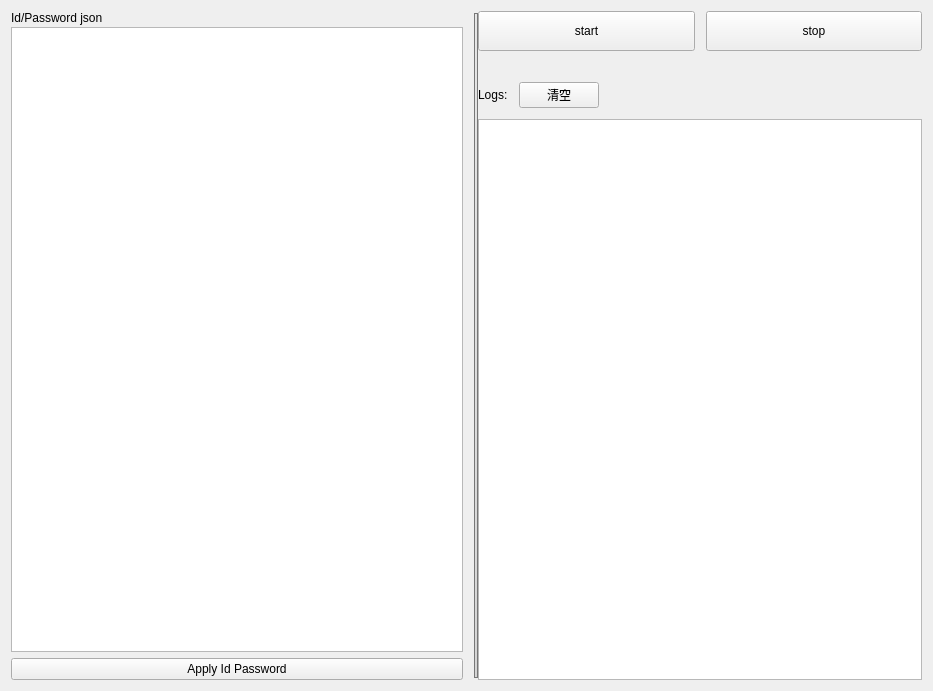
<?xml version="1.0" encoding="UTF-8"?>
<ui version="4.0">
 <class>Form</class>
 <widget class="QWidget" name="Form">
  <property name="geometry">
   <rect>
    <x>0</x>
    <y>0</y>
    <width>933</width>
    <height>691</height>
   </rect>
  </property>
  <property name="windowTitle">
   <string>Form</string>
  </property>
  <layout class="QVBoxLayout" name="verticalLayout_3">
   <item>
    <widget class="QSplitter" name="splitter">
     <property name="styleSheet">
      <string notr="true">QSplitter::handle:horizontal {
background: qlineargradient(x1:0, y1:0, x2:1, y2:1, stop:0 #eee, stop:1 #ccc);
border: 1px solid #777;
width: 13px;
margin-top: 2px;
margin-bottom: 2px;
border-radius: 4px;
}</string>
     </property>
     <property name="orientation">
      <enum>Qt::Horizontal</enum>
     </property>
     <property name="childrenCollapsible">
      <bool>false</bool>
     </property>
     <widget class="QWidget" name="verticalLayoutWidget">
      <layout class="QVBoxLayout" name="verticalLayout">
       <property name="rightMargin">
        <number>11</number>
       </property>
       <item>
        <layout class="QVBoxLayout" name="verticalLayout_9">
         <property name="spacing">
          <number>2</number>
         </property>
         <item>
          <widget class="QLabel" name="label">
           <property name="text">
            <string>Id/Password json</string>
           </property>
          </widget>
         </item>
         <item>
          <widget class="QTextEdit" name="textEdit_json"/>
         </item>
        </layout>
       </item>
       <item>
        <widget class="QPushButton" name="pushButton_apply">
         <property name="text">
          <string>Apply Id Password</string>
         </property>
        </widget>
       </item>
      </layout>
     </widget>
     <widget class="QWidget" name="widget" native="true">
      <property name="minimumSize">
       <size>
        <width>200</width>
        <height>0</height>
       </size>
      </property>
      <layout class="QVBoxLayout" name="verticalLayout_2">
       <property name="spacing">
        <number>11</number>
       </property>
       <property name="topMargin">
        <number>0</number>
       </property>
       <property name="bottomMargin">
        <number>0</number>
       </property>
       <item>
        <layout class="QHBoxLayout" name="horizontalLayout">
         <property name="bottomMargin">
          <number>20</number>
         </property>
         <item>
          <widget class="QPushButton" name="pushButton_start">
           <property name="minimumSize">
            <size>
             <width>0</width>
             <height>40</height>
            </size>
           </property>
           <property name="text">
            <string>start</string>
           </property>
          </widget>
         </item>
         <item>
          <widget class="QPushButton" name="pushButton_stop">
           <property name="minimumSize">
            <size>
             <width>0</width>
             <height>40</height>
            </size>
           </property>
           <property name="text">
            <string>stop</string>
           </property>
           <property name="autoRepeatDelay">
            <number>300</number>
           </property>
          </widget>
         </item>
        </layout>
       </item>
       <item>
        <layout class="QHBoxLayout" name="horizontalLayout_2">
         <property name="leftMargin">
          <number>0</number>
         </property>
         <item>
          <widget class="QLabel" name="label_2">
           <property name="text">
            <string>Logs:</string>
           </property>
          </widget>
         </item>
         <item>
          <widget class="QPushButton" name="pushButton_clear">
           <property name="sizePolicy">
            <sizepolicy hsizetype="Fixed" vsizetype="Fixed">
             <horstretch>0</horstretch>
             <verstretch>0</verstretch>
            </sizepolicy>
           </property>
           <property name="text">
            <string>清空</string>
           </property>
          </widget>
         </item>
         <item>
          <spacer name="horizontalSpacer">
           <property name="orientation">
            <enum>Qt::Horizontal</enum>
           </property>
           <property name="sizeHint" stdset="0">
            <size>
             <width>40</width>
             <height>20</height>
            </size>
           </property>
          </spacer>
         </item>
        </layout>
       </item>
       <item>
        <widget class="QTextEdit" name="textEdit_log">
         <property name="readOnly">
          <bool>true</bool>
         </property>
         <property name="acceptRichText">
          <bool>false</bool>
         </property>
        </widget>
       </item>
      </layout>
     </widget>
    </widget>
   </item>
  </layout>
 </widget>
 <resources/>
 <connections/>
</ui>
